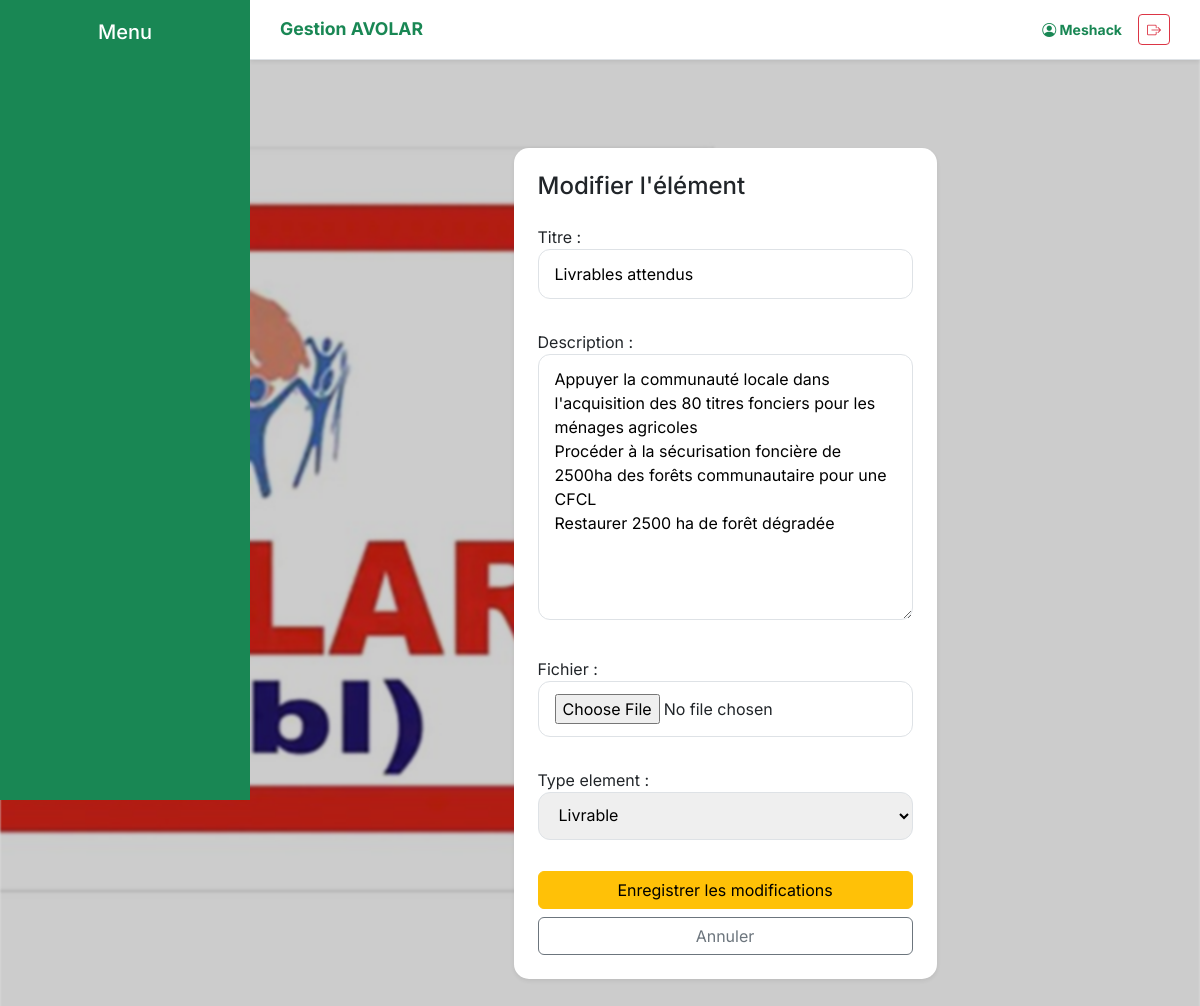
Page /element/modifier/1/ (signed in) on the committed database.
### dashboard/models.py (models this page shows, shortened)
class ElementProjet(models.Model):
    projet = models.ForeignKey(Projet, on_delete=models.CASCADE, related_name='elements')
    titre = models.CharField(max_length=200)
    description = models.TextField(blank=True)
    fichier = models.FileField(upload_to='projets/documents/', blank=True, null=True)
    type_element = models.CharField(max_length=50, choices=[('RAPPORT', 'Rapport'), ('LIVRABLE', 'Livrable'), ('AUTRE', 'Autre')])
    date_ajout = models.DateTimeField(auto_now_add=True)

### dashboard/views.py (the view)
# urls.py: path('element/modifier/<int:id>/', views.modifier_element, name='modifier_element'),
@login_required
def modifier_element(request, id):
    element = get_object_or_404(ElementProjet, id=id)
    if request.method == 'POST':
        form = ElementProjetForm(request.POST, request.FILES, instance=element)
        if form.is_valid():
            form.save()
            return redirect('detail_projet', id=element.projet.id)
    else:
        form = ElementProjetForm(instance=element)
    return render(request, 'dashboard/modifier_element.html', {'form': form, 'element': element})

### dashboard/forms.py
class ElementProjetForm(forms.ModelForm):
    class Meta:
        model = ElementProjet
        fields = ['titre', 'description', 'fichier', 'type_element']

### dashboard/templates/dashboard/modifier_element.html (shortened to what this page needs)
{% extends 'dashboard/base.html' %}
{% block content %}
<div class="container py-5">
    <div class="card shadow-sm border-0 p-4 col-md-6 mx-auto">
        <h4 class="mb-4">Modifier l'élément</h4>
        <form method="post" enctype="multipart/form-data">
            {{ form.as_p }}
            <button type="submit" class="btn btn-warning w-100">Enregistrer les modifications</button>
            <a href="{% url 'detail_projet' element.projet.id %}" class="btn btn-outline-secondary w-100 mt-2">Annuler</a>
        </form>
    </div>
</div>
{% endblock %}

### dashboard/templates/dashboard/base.html (shortened to what this page needs)
{% load static %}
<!DOCTYPE html>
<html lang="fr">
<head>
    <link href="https://cdn.jsdelivr.net/npm/bootstrap@5.3.0/dist/css/bootstrap.min.css" rel="stylesheet">
    <link href="https://cdn.jsdelivr.net/npm/bootstrap-icons@1.10.0/font/bootstrap-icons.css" rel="stylesheet">
</head>
<body>
<header class="top-bar shadow-sm">
    <div class="d-flex align-items-center">
        <span class="fw-bold text-success text-truncate" style="font-size: 1.1rem;">Gestion AVOLAR</span>
    </div>
    <div class="d-flex align-items-center">
        <span class="fw-bold text-success me-2 me-md-3 small d-none d-sm-inline"><i class="bi bi-person-circle"></i> {{ user.username|default:"Administrateur" }}</span>
        <a href="{% url 'deconnexion' %}" class="btn btn-outline-danger btn-sm" title="Se déconnecter"><i class="bi bi-box-arrow-right"></i></a>
    </div>
</header>
<nav class="sidebar d-none d-lg-block">
    <h5 class="text-center mb-4">Menu</h5>
</nav>
<main class="main-content">
    {% block content %}{% endblock %}
</main>
</body>
</html>

### rows in the picture
ElementProjet: titre "Livrables attendus", description "Appuyer la communauté locale dans l'acquisition des 80 titres fonciers pour les ménages agricoles Procéder à la sécurisation foncière de 2500ha des forêts communautaire pour une CFCL Restaurer 2500 ha de forêt dégradée", type_element "Livrable"

### other values in the picture
{{ user.username|default:"Administrateur" }} "Meshack"
